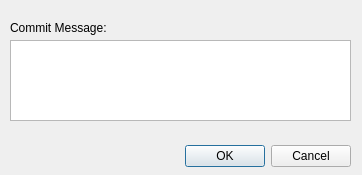
<ui version="4.0" >
 <class>Commit_Dialog</class>
 <widget class="QDialog" name="Commit_Dialog" >
  <property name="windowModality" >
   <enum>Qt::ApplicationModal</enum>
  </property>
  <property name="geometry" >
   <rect>
    <x>0</x>
    <y>0</y>
    <width>362</width>
    <height>175</height>
   </rect>
  </property>
  <property name="focusPolicy" >
   <enum>Qt::ClickFocus</enum>
  </property>
  <property name="windowTitle" >
   <string>Commit Changes</string>
  </property>
  <property name="modal" >
   <bool>true</bool>
  </property>
  <widget class="QDialogButtonBox" name="New_Project_Confirm" >
   <property name="geometry" >
    <rect>
     <x>10</x>
     <y>140</y>
     <width>341</width>
     <height>32</height>
    </rect>
   </property>
   <property name="orientation" >
    <enum>Qt::Horizontal</enum>
   </property>
   <property name="standardButtons" >
    <set>QDialogButtonBox::Cancel|QDialogButtonBox::Ok</set>
   </property>
  </widget>
  <widget class="QLabel" name="label_2" >
   <property name="geometry" >
    <rect>
     <x>10</x>
     <y>20</y>
     <width>141</width>
     <height>16</height>
    </rect>
   </property>
   <property name="text" >
    <string>Commit Message:</string>
   </property>
  </widget>
  <widget class="QPlainTextEdit" name="commit_message" >
   <property name="geometry" >
    <rect>
     <x>10</x>
     <y>40</y>
     <width>341</width>
     <height>81</height>
    </rect>
   </property>
  </widget>
 </widget>
 <tabstops>
  <tabstop>New_Project_Confirm</tabstop>
 </tabstops>
 <resources/>
 <connections>
  <connection>
   <sender>New_Project_Confirm</sender>
   <signal>rejected()</signal>
   <receiver>Commit_Dialog</receiver>
   <slot>close()</slot>
   <hints>
    <hint type="sourcelabel" >
     <x>180</x>
     <y>115</y>
    </hint>
    <hint type="destinationlabel" >
     <x>180</x>
     <y>68</y>
    </hint>
   </hints>
  </connection>
 </connections>
</ui>
